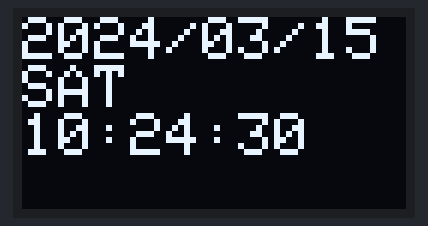
A sketch run on a simulated Arduino Uno, built with avr-gcc and run on an emulated ATmega328P. Shown: 128×64 one-colour display. Wiring (inferred from the names in the program): DS1307 clock at I2C address 0x68. The local clock reads 2024-03-15 10:24:30 at power-on unless the sketch sets it; what the sketch prints to the serial monitor is not drawn.

Above: at 0.1 s.
At 4.2 s:
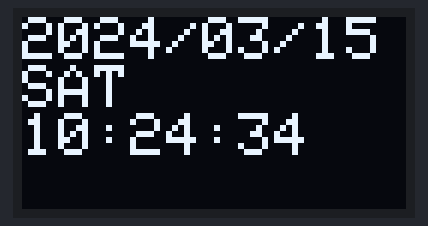
At 9.4 s:
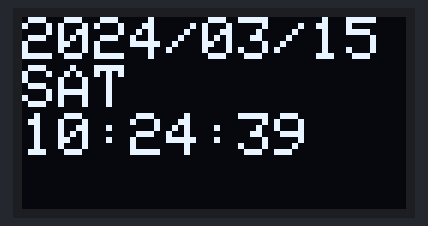
At 18.7 s:
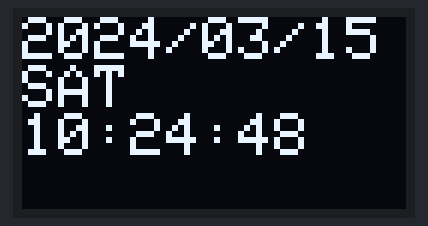
At 28.0 s:
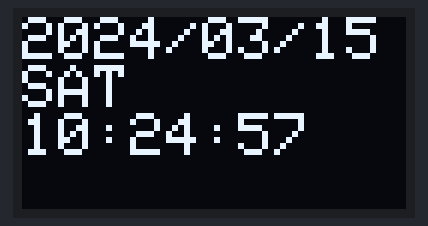
At 38.3 s:
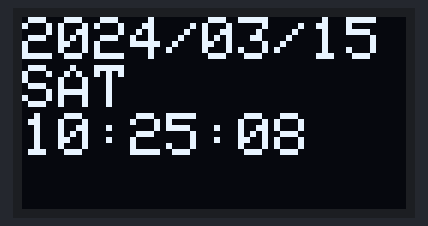

The sketch:

DS1307_to_LCD.ino
```cpp
#include <DS1307Lib.h>
#include <Wire.h>
#include <Adafruit_SSD1306.h>

#define SCREEN_WIDTH 128
#define SCREEN_HEIGHT 64
#define OLED_RESET -1

Adafruit_SSD1306 display(SCREEN_WIDTH, SCREEN_HEIGHT, &Wire, OLED_RESET);

void setLCD(){
  // ここにI2Cアドレスを設定
  display.begin(SSD1306_SWITCHCAPVCC,0x3C);
  display.setTextColor(WHITE);
  display.setTextSize(2);
  display.clearDisplay();
}

void showTimeDataLCD(DS1307 self){
  int* timeData=self.getTimeData();
  display.clearDisplay();    //画面クリア
  display.setCursor(0,0);    //左上にカーソルを移動
  display.print("20");
  display.print(self.hex2string(timeData[0]));//year
  display.print("/");
  display.print(self.hex2string(timeData[1]));//month
  display.print("/");
  display.print(self.hex2string(timeData[2]));//day
  display.setCursor(0,16);    //左中にカーソルを移動
  display.print(self.weeklist[timeData[3]]);//week
  display.setCursor(0,32);    //左下にカーソルを移動
  display.print(self.hex2string(timeData[4]));//hour
  display.print(":");
  display.print(self.hex2string(timeData[5]));//minute
  display.print(":");
  display.print(self.hex2string(timeData[6]));//second
  display.println();display.println();  //文字列挿入
  display.display();         //描画バッファの内容を画面に表示
  delete[] timeData;
}

void setup() {
  // put your setup code here, to run once:
  Wire.begin();
  Serial.begin(9600);
  setLCD();
}

void loop() {
  // put your main code here, to run repeatedly:

  //初期化を行わない場合
  static DS1307 rtc;

  //初期化してインスタンスを作成
  //初期化パラメータは左から
  //year,month,day,week,hour,minute,second
  //static DS1307 rtc(0x24,0x02,0x21,0x03,0x02,0x51,0x00);

  rtc.read(); //RTCからデータを受信

  showTimeDataLCD(rtc); //LCDに時刻を表示
  rtc.showTimeDataSerial(); //シリアルモニタに時刻を表示

  delay(1000);
}
```

Measured:
- what the display in image 1 shows lasts 1.0 s, from 4.2 s to 5.2 s
